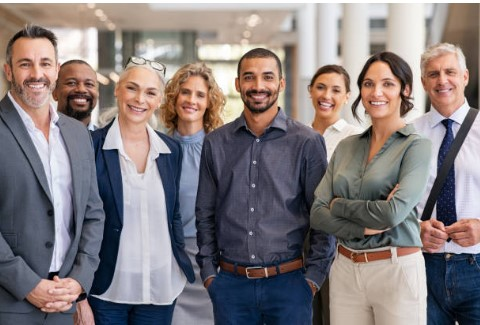
#> input picture people.jpg, 480 x 325 px
$ python image6.py
#> lines starting #> are read from the running program, lines starting #| are printed output that depends on the picture
from skimage import io, color, filters
import matplotlib.pyplot as plt
img = io.imread('people.jpg')
#> img is the input picture: shape (325, 480, 3); mean R, G, B 131.9, 123.5, 124.8
gray = color.rgb2gray(img)
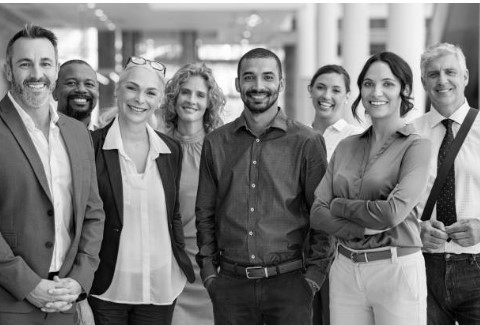
#> gray: shape (325, 480) float64; min 0, max 1, mean 0.492

edges = filters.sobel(gray)
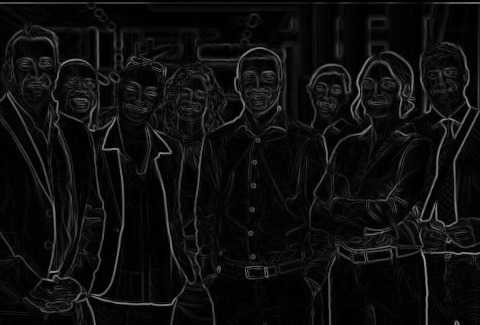
#> edges: shape (325, 480) float64; min 0, max 0.632, mean 0.0555
plt.imshow(edges)
plt.show()
